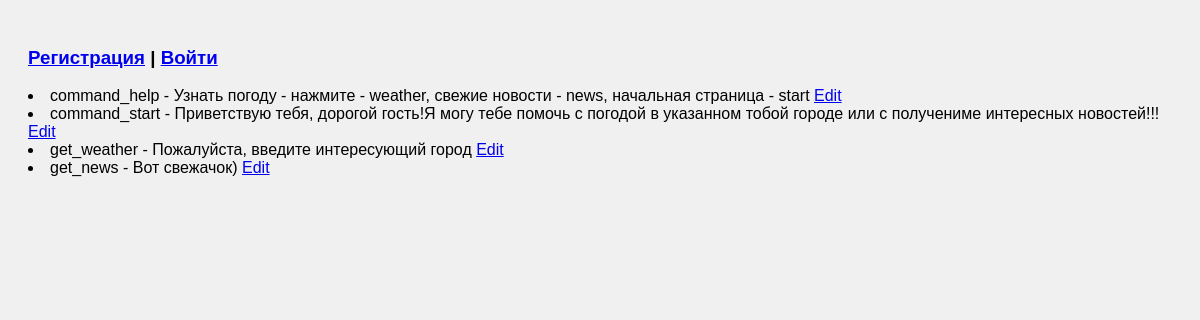
/command_list/, run on an earlier commit of the app's database.
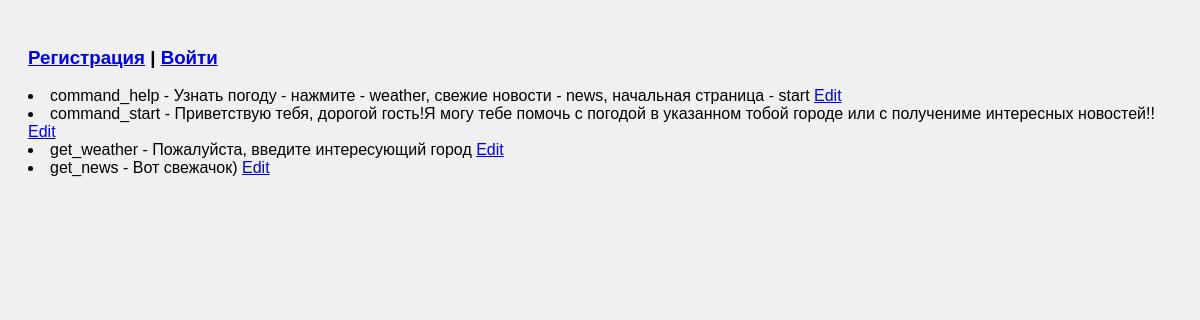
And on a later commit of the database.
### bot/models.py (models this page shows, shortened)
class Command(models.Model):
    name = models.CharField(max_length=255, unique=True)
    keyword = models.CharField(max_length=255)
    description = models.TextField()
    negative = models.TextField(blank=True)

### web_part/views.py (the view)
# urls.py: path('command_list/', command_list, name='command_list'),
def command_list(request):
    commands = Command.objects.all()
    return render(request, 'web_part/command_list.html', {'commands': commands})

### web_part/templates/web_part/command_list.html
{% extends 'web_part/base.html' %}
{% block content %}
    {% for command in commands %}
        <li>
            {{ command.name }} - {{ command.description }}
            <a href="{% url 'edit_command' command.id %}">Edit</a>
        </li>
    {% endfor %}
{% endblock content %}

What changed in the data, as far as the page shows it:
changed Command "command_start": description "Приветствую тебя, дорогой гость!Я могу тебе помочь с погодой в указанном тобой городе или с получениме интересных новостей!!!" → "Приветствую тебя, дорогой гость!Я могу тебе помочь с погодой в указанном тобой городе или с получениме интересных новостей!!"
